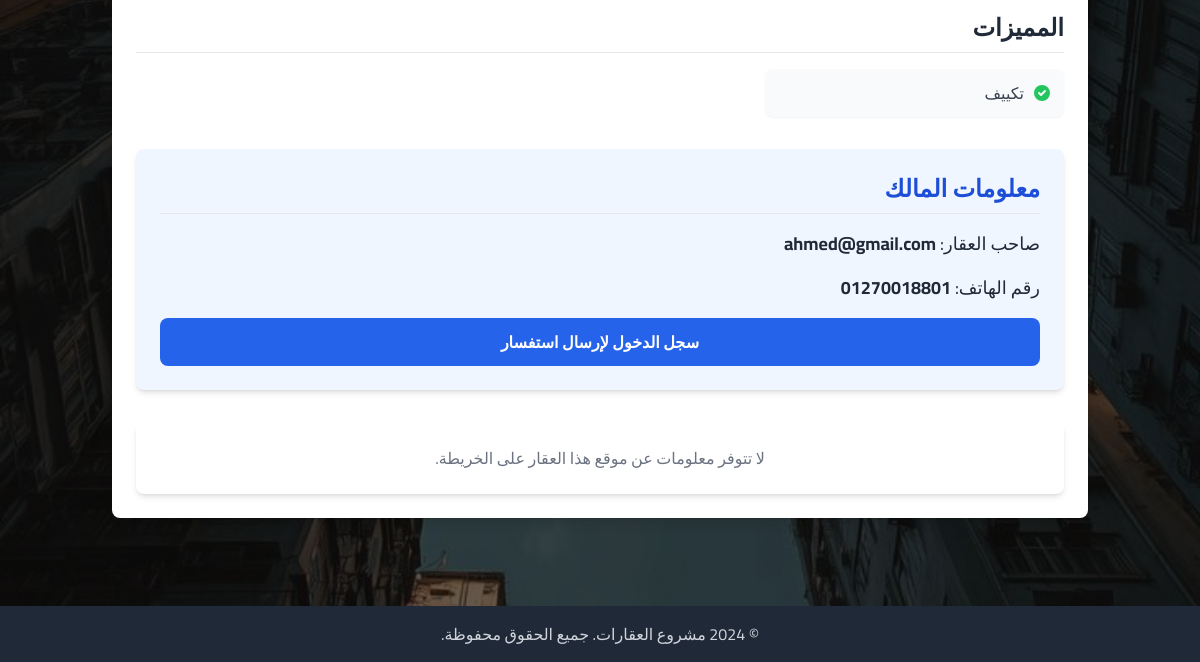
Before: /commercial-for-rent-commercial-cairo-25m/ (lower part) with the older database file.
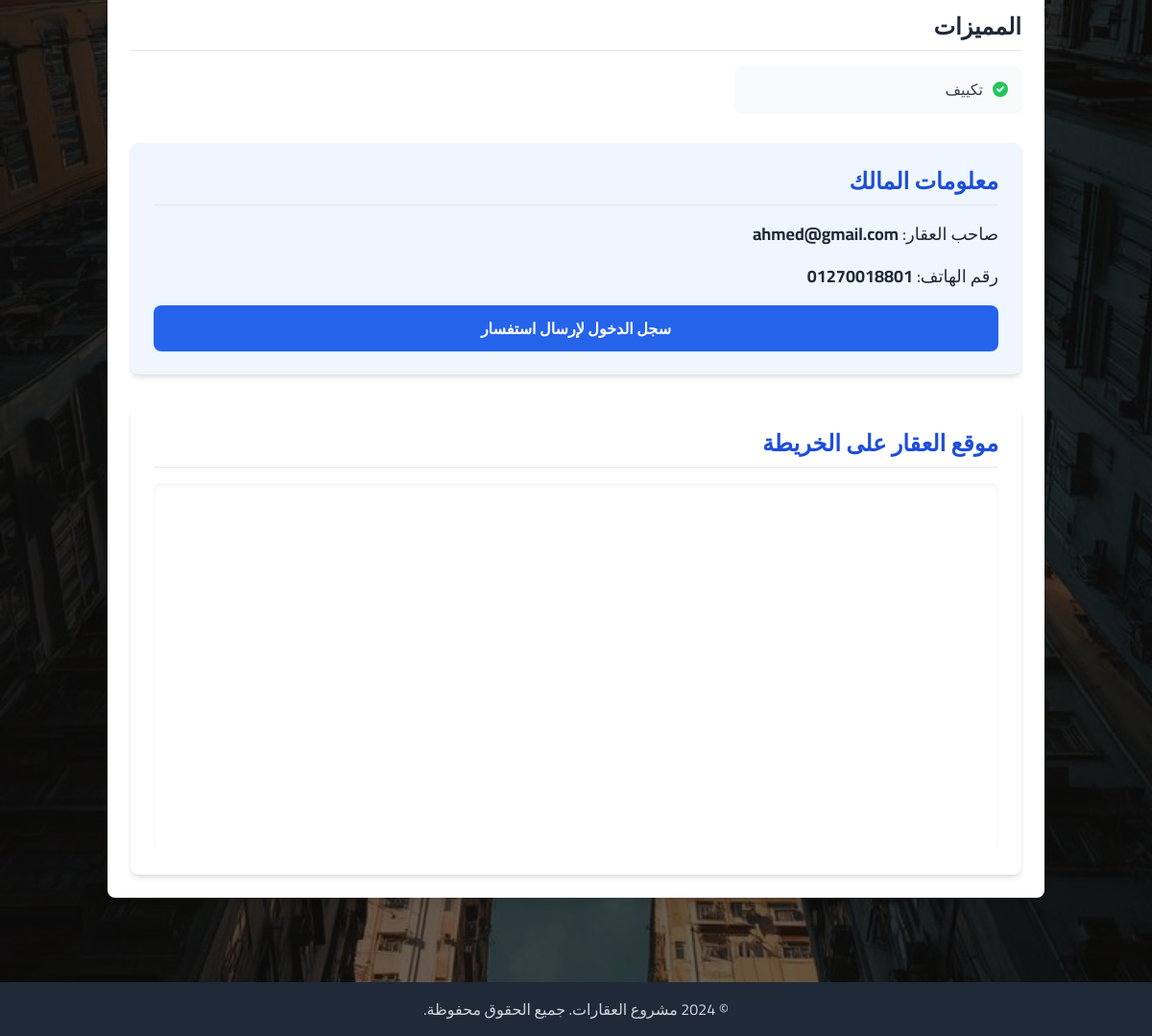
After: the same page with the newer database file.
### properties/views.py (the view)
# urls.py: path('<slug:slug>/', PropertyDetailView.as_view(), name='property_detail'),
class PropertyDetailView(DetailView):
    model = Property
    template_name = 'properties/property_detail.html'
    context_object_name = 'property'
    def get_object(self, queryset=None):
        if 'slug' in self.kwargs:
            return get_object_or_404(Property, slug=self.kwargs['slug'], is_published=True)
        elif 'pk' in self.kwargs:
            property_obj = get_object_or_404(Property, pk=self.kwargs['pk'], is_published=True)
            return HttpResponsePermanentRedirect(property_obj.get_absolute_url())
        else:
            return super().get_object(queryset)
    def get(self, request, *args, **kwargs):
        if 'pk' in self.kwargs:
            property_obj = get_object_or_404(Property, pk=self.kwargs['pk'], is_published=True)
            return HttpResponsePermanentRedirect(property_obj.get_absolute_url())
        return super().get(request, *args, **kwargs)
    def get_context_data(self, **kwargs):
        context = super().get_context_data(**kwargs)
        context['main_image'] = self.object.images.filter(is_main=True).first()
        context['extra_images'] = self.object.images.filter(is_main=False)
        is_favorite = False
        if self.request.user.is_authenticated and not self.request.user.is_realtor:
            is_favorite = FavoriteProperty.objects.filter(
                user=self.request.user,
                property=self.object
            ).exists()
        context['is_favorite'] = is_favorite
        return context

### properties/templates/properties/property_detail.html (shortened to what this page needs)
{% extends 'base.html' %}
{% load static %}
{% block content %}
<div class="max-w-6xl mx-auto my-8 bg-white rounded-lg shadow-lg overflow-hidden">
    <div class="p-6">
        <div class="mt-8">
            <h3 class="text-2xl font-bold text-gray-800 border-b pb-2 mb-4">المميزات</h3>
            {% if property.features.all %}
                <ul class="grid grid-cols-1 sm:grid-cols-2 md:grid-cols-3 gap-4">
                    {% for feature in property.features.all %}
                        <li class="flex items-center text-gray-700 bg-gray-50 p-3 rounded-lg shadow-sm">
                            <svg class="w-5 h-5 text-green-500 ml-2" fill="currentColor" viewBox="0 0 20 20">
                                <path fill-rule="evenodd" d="M10 18a8 8 0 100-16 8 8 0 000 16zm3.707-9.293a1 1 0 00-1.414-1.414L9 10.586 7.707 9.293a1 1 0 00-1.414 1.414l2 2a1 1 0 001.414 0l4-4z" clip-rule="evenodd" />
                            </svg>
                            {{ feature.name }}
                        </li>
                    {% endfor %}
                </ul>
            {% else %}
                <p class="text-gray-500">لا توجد مميزات محددة.</p>
            {% endif %}
        </div>
        <div class="mt-8 p-6 bg-blue-50 rounded-lg shadow-md">
            <h3 class="text-2xl font-bold text-blue-700 border-b pb-2 mb-4">معلومات المالك</h3>
            <p class="text-gray-800 text-lg mb-4">
                صاحب العقار: <span class="font-bold">{{ property.owner.username }}</span>
            </p>
            {% if property.owner.is_realtor and property.owner.phone_number %}
            <p class="text-gray-800 text-lg mb-4">
                رقم الهاتف: <span class="font-bold">{{ property.owner.phone_number }}</span>
            </p>
            {% endif %}
            {% if user.is_authenticated and not user.is_realtor %}
                <a href="{% url 'inquiries:create_inquiry' property.pk %}" class="block w-full text-center bg-blue-600 text-white font-bold py-3 px-6 rounded-lg hover:bg-blue-700 transition duration-300">
                    إرسال استفسار
                </a>
            {% elif not user.is_authenticated %}
                <a href="{% url 'users:login' %}?next={{ request.path }}" class="block w-full text-center bg-blue-600 text-white font-bold py-3 px-6 rounded-lg hover:bg-blue-700 transition duration-300">
                    سجل الدخول لإرسال استفسار
                </a>
            {% elif user.is_authenticated and user == property.owner %}
                <p class="text-center text-gray-500 mt-4">هذا هو عقارك الخاص، لا يمكنك إرسال استفسار.</p>
            {% endif %}
        </div>
        {% if property.latitude and property.longitude %}
        <div class="mt-8 p-6 bg-white rounded-lg shadow-md">
            <h3 class="text-2xl font-bold text-blue-700 border-b pb-2 mb-4">موقع العقار على الخريطة</h3>
            <div id="map" class="w-full h-96 rounded-lg shadow-inner"></div>
        </div>
        {% else %}
        <div class="mt-8 p-6 bg-white rounded-lg shadow-md text-center text-gray-500">
            <p>لا تتوفر معلومات عن موقع هذا العقار على الخريطة.</p>
        </div>
        {% endif %}
    </div>
</div>
{% endblock %}

Changed rows visible on the page:
changed Property "ahmed@gmail.com": latitude empty → 30.0533 (drawn)
Other visible differences:
text no longer shown: "لا تتوفر معلومات عن موقع هذا العقار على الخريطة."
text now shown: "موقع العقار على الخريطة"
